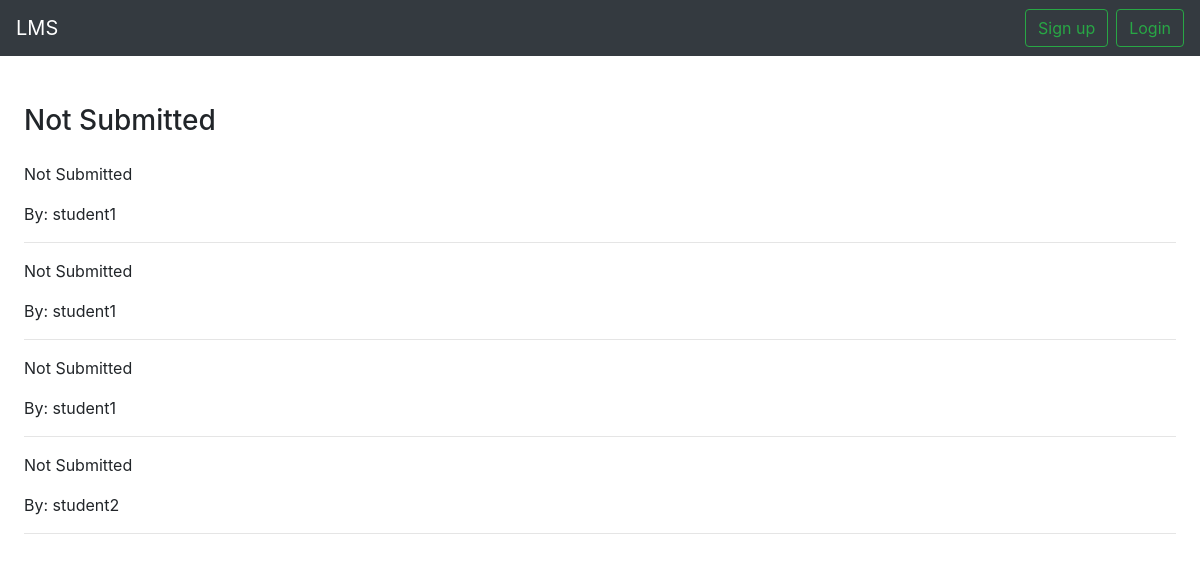
The app's page /not_submitted/1/ with its own data.
### courses/models.py (models this page shows, shortened)
class myAssignment(models.Model):
    user = models.ForeignKey(User, on_delete=models.CASCADE)
    assignment = models.ForeignKey(Assignment, on_delete=models.CASCADE, related_name='my_assignments')
    upload = models.FileField(upload_to='documents', validators=[FileExtensionValidator(allowed_extensions=["pdf"])], null=True, blank=True)
    uploaded_at = models.DateTimeField(auto_now=True)
    done = models.BooleanField(default=False)

### courses/views.py (the view)
# urls.py: path('not_submitted/<assignmentid>/', views.not_submitted, name='not-submitted'),
def not_submitted(request, assignmentid):
    assignment = Assignment.objects.get(id=assignmentid)
    submissions = myAssignment.objects.filter(assignment=assignment, upload='')
    return render(request, 'not_submitted.html', {'submissions': submissions})

### templates/not_submitted.html
{% extends 'base.html' %}
{% block content %}
  <div class="m-4">
    {% if submissions %}
        <h3 class="mt-5 mb-4">Not Submitted</h3>
        {% for submission in submissions %}
            <div>
                <p>Not Submitted</p>
                <p>By: {{submission.user.username}}</p>
            </div>
            <hr />
        {% endfor %}
    {% else %}
            <h3>Everybody have submitted.</h3>
    {% endif %}
  </div>
{% endblock content %}

### records on screen
myAssignment: user.username "student1"
myAssignment: user.username "student1"
myAssignment: user.username "student1"
myAssignment: user.username "student2"
